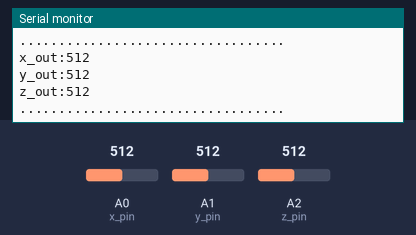
Recording of a sketch running on a simulated Arduino Uno, built with avr-gcc and run on an emulated ATmega328P. On the bench: the last lines printed to the serial monitor. Inputs (shaded band) come from the test bench; at power-on: A0 (x_pin) = 512, A1 (y_pin) = 512, A2 (z_pin) = 512.

Above: at 2.8 s.
2.9 s: A0 (x_pin) set to 716
5.6 s: A1 (y_pin) set to 716
At 7.1 s:
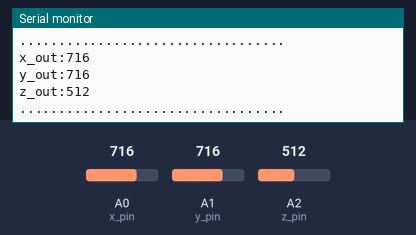
8.3 s: A2 (z_pin) set to 716
At 10.4 s:
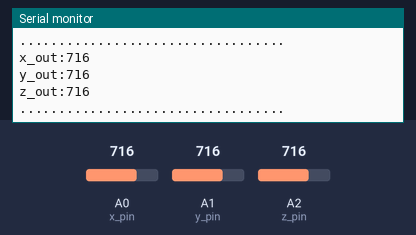
11.0 s: A0 (x_pin) set to 900
13.7 s: A1 (y_pin) set to 900
At 15.0 s:
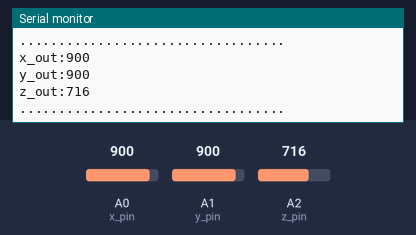
16.4 s: A2 (z_pin) set to 900
At 19.5 s:
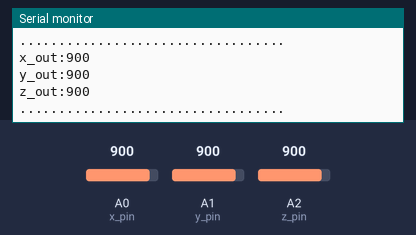
Timing chart, 0 to 20.1 s (numbered marks = the images above; inputs shaded):
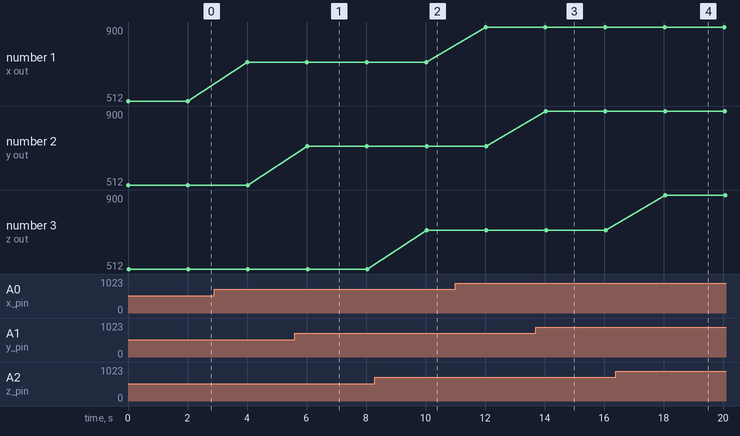

The sketch:

adxl.ino
```cpp
const int x_pin = A0;
const int y_pin = A1;
const int z_pin = A2;
void setup() {
  pinMode(x_pin,INPUT);
  pinMode(y_pin,INPUT);
  pinMode(z_pin,INPUT);
  Serial.begin(9600);

}

void loop() {
  // put your main code here, to run repeatedly:

Serial.println("x_out:"+String(analogRead(x_pin)));
Serial.println("y_out:"+String(analogRead(y_pin)));

Serial.println("z_out:"+String(analogRead(z_pin)));

Serial.println("..................................");

delay(2000);
}
```

Measured:
- after the input at 5.6 s, the serial monitor: prints a new line after 0.43 s (image 1)
- after the input at 8.3 s, the serial monitor: prints a new line after 1.7 s (image 2)
- after the input at 13.7 s, the serial monitor: prints a new line after 0.34 s (image 3)
- after the input at 16.4 s, the serial monitor: prints a new line after 1.7 s (image 4)
- plotted number 1: 512 → 716 after the input at 2.9 s, 716 → 900 after the input at 11.0 s
